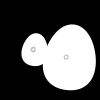
Frame 1 (no input)
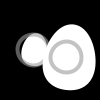
Frame 60 (the mouse pressed at the canvas centre just before this capture)
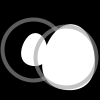
Frame 120 (the mouse held since frame 60 and released just before this capture)

The Processing sketch that drew these frames (run headless with seeded random() and noise(); from frame 60 on, the mouse is pressed at the canvas centre):

// Processing sketch: processing
// ── processing.pde
class Egg{
  float x,y;
  float tilt;
  float angle;
  float scalar;
  Egg(int xpos,int ypos,float t,float s){
    x=xpos;
    y=ypos;
    tilt=t;
    scalar=s/100.0;
  }
  void wobble(){
    tilt=cos(angle)/8;
    angle+=0.1;
  }
  void display(){
    noStroke();
    fill(255);
    pushMatrix();
    translate(x, y);
    rotate(tilt);
    scale(scalar);
    beginShape();
    vertex(0,-100);
    bezierVertex(25, -100, 40, -65, 40,-40);
    bezierVertex(40, -15, 25, 0, 0,0);
    bezierVertex(-25, 0, -40, -15, -40,-40);
    bezierVertex(-40, -65, -25, -100, 0,-100);
    endShape();
    popMatrix();
  }
}

class Ring{
  float x,y;
  float diameter;
  boolean on = false;
  void start(float xpos,float ypos){
    x=xpos;
    y=ypos;
    on=true;
    diameter=1;
  }
  void grow(){
    if(on==true){
      diameter+=0.5;
      if(diameter>400){
        on=false;
      }
    }
  }
  void display(){
    if(on==true){
      noFill();
      strokeWeight(4);
      stroke(155,153);
      ellipse(x, y, diameter, diameter);
    }
  }
}

class EggRing{
  Egg ovoid;
  Ring circle=new Ring();

  EggRing(int x,int y,float t,float sp){
    ovoid=new Egg(x,y,t,sp);
    circle.start(x,y-sp/2);
  }

  void transmit(){
    ovoid.wobble();
    ovoid.display();
    circle.grow();
    circle.display();
    if(circle.on==false){
      circle.on=true;
    }
  }
}

EggRing er1,er2;

void setup(){
  size(100,100);
  smooth();
  er1=new EggRing(33,66,0.1,33);
  er2=new EggRing(66,90,0.05,66);
}

void draw(){
  background(0);
  er1.transmit();
  er2.transmit();
}
